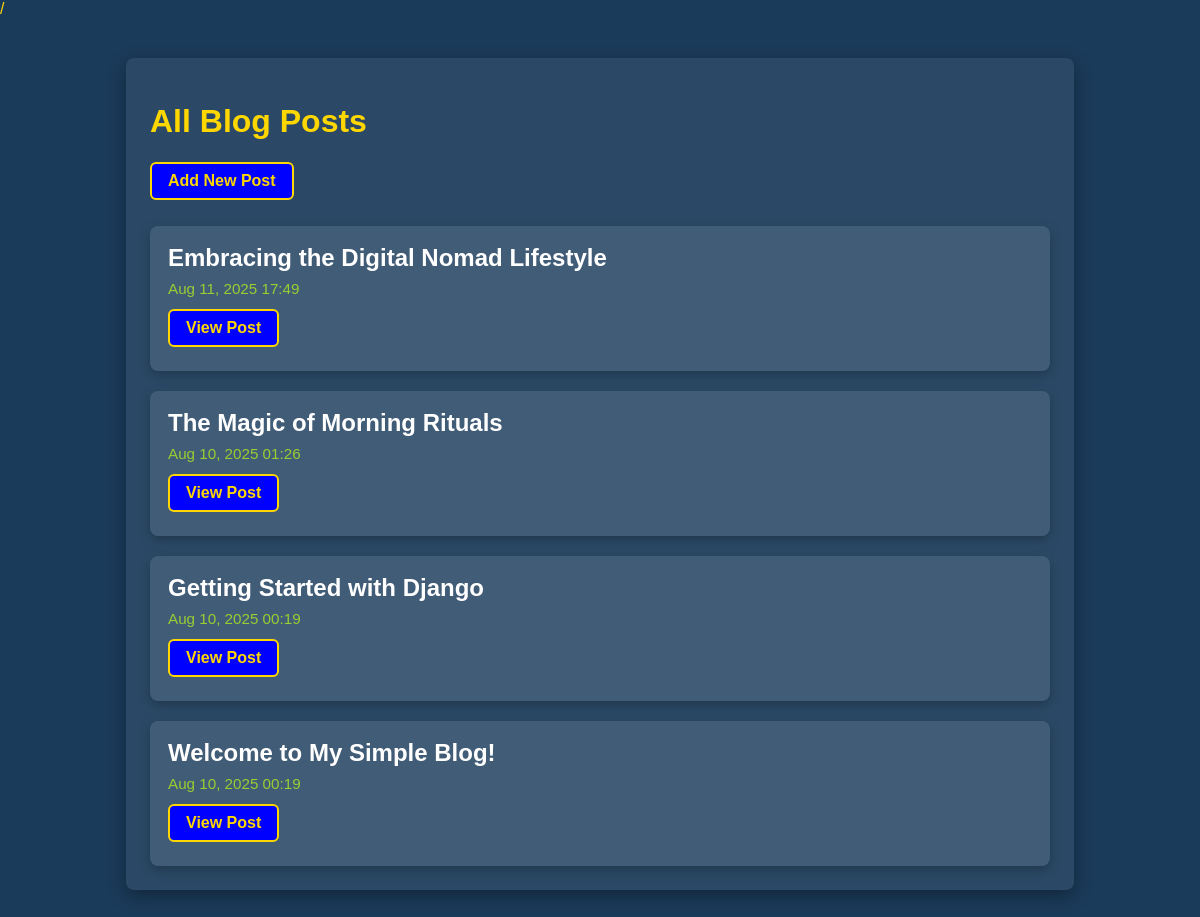
The page / on the database its author committed.
### blog/models.py (models this page shows, shortened)
class BlogPost(models.Model):
    title = models.CharField(max_length=200)
    content = models.TextField()
    date = models.DateTimeField(auto_now_add=True)  # date created, auto set on create

### blog/views.py (the view)
# urls.py: path('', views.post_list, name='post_list'),              # list all posts
def post_list(request):
    posts = BlogPost.objects.order_by('-date')  # newest first
    return render(request, 'blog/post_list.html', {'posts': posts})

### blog/templates/blog/post_list.html (shortened to what this page needs)
{% load static %}
<!DOCTYPE html>
<html>
<head>
    <link rel="stylesheet" href="{% static 'blog/style.css' %}">
</head>
<body>
    <div class="container">
        <h1>All Blog Posts</h1>
        <a href="{% url 'post_new' %}" class="btn">Add New Post</a>
        <div class="post-list">
            {% for post in posts %}
                <div class="post-item">
                    <h2>{{ post.title }}</h2>
                    <div class="meta">{{ post.date|date:"M d, Y H:i" }}</div>
                  <a href="{% url 'post_detail' post.pk %}" class="btn">View Post</a>
                </div>
            {% empty %}
                <p>No posts yet.</p>
            {% endfor %}
        </div>
    </div>
</body>
</html>

### blog/Static/blog/style.css (style rules this page uses)
:root { --dark-blue-bg: hwb(240 0% 0%); --page-bg: #1b3b5a; --yellow-text: #ffd700; --green-date: yellowgreen; --light-blue: #4da6ff; }
html, body { margin: 0; padding: 0; font-family: Arial, sans-serif; background: var(--page-bg); color: var(--yellow-text); }
h1, h2, h3, h4, h5, h6 { color: white; }
.container { max-width: 900px; margin: 40px auto; background: rgba(255, 255, 255, 0.07); padding: 24px; border-radius: 8px; box-shadow: 0 6px 18px rgba(0,0,0,0.35); }
a, a:link, a:visited { display: inline-block; background-color: transparent; color: var(--yellow-text); padding: 8px 16px; border: 2px solid var(--yellow-text); border-radius: 6px; font-weight: bold; text-decoration: none; cursor: pointer; margin: 0 6px 6px 0; box-sizing: border-box; transition: background-color 0.3s ease, color 0.3s ease; }
button, .btn, .view-post-btn, .back-link { background-color: var(--dark-blue-bg); color: var(--yellow-text); border: 2px solid var(--yellow-text); padding: 8px 16px; border-radius: 6px; font-weight: bold; cursor: pointer; margin: 0 6px 6px 0; box-sizing: border-box; text-decoration: none; display: inline-block; transition: background-color 0.3s ease, color 0.3s ease; }
.post-item { background: rgba(255, 255, 255, 0.1); padding: 18px; border-radius: 8px; margin-top: 20px; box-shadow: 0 4px 12px rgba(0,0,0,0.25); }
.post-item h2 { margin: 0 0 8px 0; color: white; }
.post-item .meta, .post-detail .meta, .post-detail p em, .post-detail .post-date { color: var(--green-date); font-size: 0.95rem; margin-bottom: 12px; }
a.btn, a.view-post-btn, a.back-link { background-color: var(--dark-blue-bg); color: var(--yellow-text); border: 2px solid var(--yellow-text); padding: 8px 16px; border-radius: 6px; font-weight: bold; cursor: pointer; margin: 0 6px 6px 0; display: inline-block; text-decoration: none; box-sizing: border-box; transition: background-color 0.3s ease, color 0.3s ease; }
h1 { color: #ffd700; }
h2 { color: #ffd700; }

### rows shown on the page
BlogPost: title "Embracing the Digital Nomad Lifestyle", date "Aug 11, 2025 17:49"
BlogPost: title "The Magic of Morning Rituals", date "Aug 10, 2025 01:26"
BlogPost: title "Getting Started with Django", date "Aug 10, 2025 00:19"
BlogPost: title "Welcome to My Simple Blog!", date "Aug 10, 2025 00:19"
